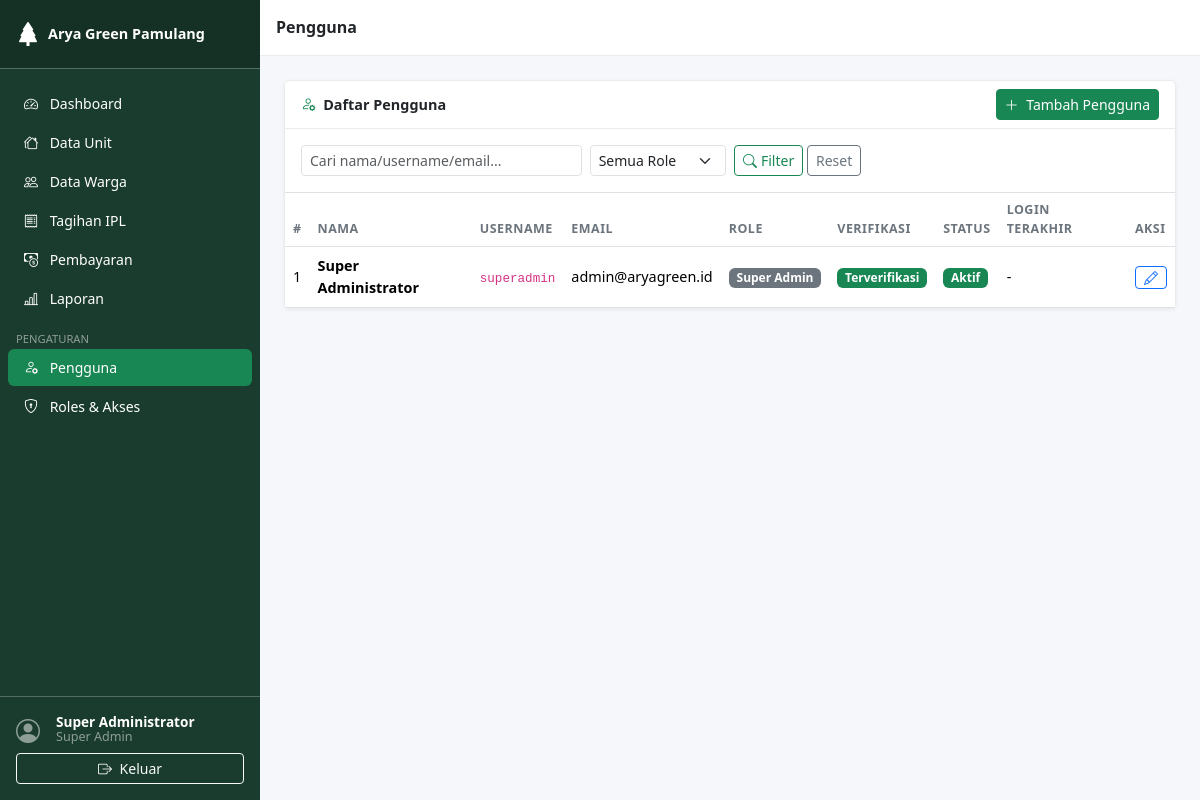
The page /pages/users/index.php (signed in) on the database its author committed.
### tables this page shows
CREATE TABLE `users` (
  `id`                 INT UNSIGNED AUTO_INCREMENT PRIMARY KEY,
  `role_id`            INT UNSIGNED NOT NULL DEFAULT 4,
  `name`               VARCHAR(150) NOT NULL,
  `username`           VARCHAR(80)  NOT NULL UNIQUE,
  `email`              VARCHAR(150) NOT NULL UNIQUE,
  `password`           VARCHAR(255) NOT NULL,
  `email_verified_at`  DATETIME     DEFAULT NULL,
  `verification_token` VARCHAR(100) DEFAULT NULL,
  `reset_token`        VARCHAR(100) DEFAULT NULL,
  `reset_token_expires`DATETIME     DEFAULT NULL,
  `is_active`          TINYINT(1)   NOT NULL DEFAULT 1,
  `last_login`         DATETIME     DEFAULT NULL,
  `created_at`         TIMESTAMP    DEFAULT CURRENT_TIMESTAMP,
  `updated_at`         TIMESTAMP    DEFAULT CURRENT_TIMESTAMP ON UPDATE CURRENT_TIMESTAMP,
  FOREIGN KEY (`role_id`) REFERENCES `roles`(`id`) ON UPDATE CASCADE
);

CREATE TABLE `roles` (
  `id`         INT UNSIGNED AUTO_INCREMENT PRIMARY KEY,
  `name`       VARCHAR(50) NOT NULL UNIQUE,
  `label`      VARCHAR(100) NOT NULL,
  `created_at` TIMESTAMP DEFAULT CURRENT_TIMESTAMP
);

### includes/auth.php (called while the page is built, shortened)
<?php
require_once __DIR__ . '/functions.php';
function auth_user(): array {
    return $_SESSION['auth_user'] ?? [];
}
function can(string $permission): bool {
    return in_array($permission, $_SESSION['permissions'] ?? [], true);
}

### includes/functions.php (called while the page is built, shortened)
<?php
function e(mixed $v): string {
    return htmlspecialchars((string)$v, ENT_QUOTES | ENT_SUBSTITUTE, 'UTF-8');
}
function clean(string $v): string {
    return trim(strip_tags($v));
}
function paginate(int $total, int $per_page, int $current): array {
    $total_pages = (int)ceil($total / $per_page);
    $offset      = ($current - 1) * $per_page;
    return [
        'total'       => $total,
        'per_page'    => $per_page,
        'current'     => $current,
        'total_pages' => $total_pages,
        'offset'      => max(0, $offset),
    ];
}

### pages/users/index.php (the view, shortened to what this page needs)
<?php
require_once __DIR__ . '/../../includes/auth.php';
require_once __DIR__ . '/../../includes/functions.php';
$db = db();
$search = clean($_GET['q'] ?? '');
$page   = max(1,(int)($_GET['page'] ?? 1));
$per    = 15;
$where  = ['1=1'];
$params = [];
$types  = '';
$wsql = implode(' AND ', $where);
$cnt = $db->prepare("SELECT COUNT(*) FROM users u WHERE {$wsql}");
$cnt->execute();
$total = $cnt->get_result()->fetch_row()[0];
$pag   = paginate($total, $per, $page);
$stmt = $db->prepare(
    "SELECT u.*, r.label AS role_label FROM users u
     JOIN roles r ON r.id=u.role_id
     WHERE {$wsql} ORDER BY u.created_at DESC LIMIT ? OFFSET ?"
);
$fp = array_merge($params, [$per, $pag['offset']]);
$stmt->bind_param($types.'ii', ...$fp);
$stmt->execute();
$users = $stmt->get_result()->fetch_all(MYSQLI_ASSOC);
include __DIR__ . '/../../includes/header.php';
include __DIR__ . '/../../includes/sidebar.php';
?>
<div class="content-wrapper">
  <div class="topbar d-flex align-items-center px-3 gap-2">
    <h6 class="mb-0 fw-semibold">Pengguna</h6>
  </div>
  <div class="main-content">
    <div class="card">
      <div class="card-header d-flex flex-wrap gap-2 align-items-center justify-content-between">
        <span><i class="bi bi-person-gear me-1 text-success"></i> Daftar Pengguna</span>
        <?php if (can('users.create')): ?>
          <a href="form.php" class="btn btn-success btn-sm"><i class="bi bi-plus-lg me-1"></i> Tambah Pengguna</a>
        <?php endif; ?>
      </div>
      <div class="card-body border-bottom">
        <form method="GET" class="row g-2">
          <div class="col-md-4">
            <input type="text" name="q" class="form-control form-control-sm"
                   placeholder="Cari nama/username/email..." value="<?= e($search) ?>">
          </div>
          <div class="col-md-2">
            <select name="role_id" class="form-select form-select-sm">
              <option value="">Semua Role</option>
            </select>
          </div>
          <div class="col-auto">
            <button class="btn btn-sm btn-outline-success"><i class="bi bi-search me-1"></i>Filter</button>
            <a href="index.php" class="btn btn-sm btn-outline-secondary">Reset</a>
          </div>
        </form>
      </div>
      <div class="card-body p-0">
        <div class="table-responsive">
          <table class="table table-hover mb-0">
            <thead><tr>
              <th>#</th><th>Nama</th><th>Username</th><th>Email</th>
              <th>Role</th><th>Verifikasi</th><th>Status</th><th>Login Terakhir</th><th>Aksi</th>
            </tr></thead>
            <tbody>
            <?php if (empty($users)): ?>
              <tr><td colspan="9" class="text-center text-muted py-4">Tidak ada pengguna.</td></tr>
            <?php else: foreach ($users as $i => $u): ?>
              <tr>
                <td><?= $pag['offset']+$i+1 ?></td>
                <td><strong><?= e($u['name']) ?></strong></td>
                <td><code><?= e($u['username']) ?></code></td>
                <td><?= e($u['email']) ?></td>
                <td><span class="badge bg-secondary"><?= e($u['role_label']) ?></span></td>
                <td><?= $u['email_verified_at'] ? '<span class="badge bg-success">Terverifikasi</span>' : '<span class="badge bg-warning text-dark">Belum</span>' ?></td>
                <td><?= $u['is_active'] ? '<span class="badge bg-success">Aktif</span>' : '<span class="badge bg-secondary">Nonaktif</span>' ?></td>
                <td><?= $u['last_login'] ? fmt_date($u['last_login'], 'd M Y H:i') : '-' ?></td>
                <td>
                  <?php if (can('users.edit')): ?>
                    <a href="form.php?id=<?= $u['id'] ?>" class="btn btn-sm btn-outline-primary py-0 px-2"><i class="bi bi-pencil"></i></a>
                  <?php endif; ?>
                </td>
              </tr>
            <?php endforeach; endif; ?>
            </tbody>
          </table>
        </div>
      </div>
    </div>
  </div>
<?php include __DIR__ . '/../../includes/footer.php'; ?>

### includes/header.php (shortened to what this page needs)
<?php
$current_user = auth_user();
?>
<!DOCTYPE html>
<html lang="id">
<head>
  <link rel="stylesheet" href="https://cdn.jsdelivr.net/npm/bootstrap@5.3.3/dist/css/bootstrap.min.css">
  <link rel="stylesheet" href="https://cdn.jsdelivr.net/npm/bootstrap-icons@1.11.3/font/bootstrap-icons.min.css">
  <link rel="stylesheet" href="<?= APP_URL ?>/assets/css/style.css">
</head>
<body>
<div class="wrapper d-flex">

### includes/sidebar.php
<?php
$current_uri = $_SERVER['REQUEST_URI'] ?? '';
function nav_active(string $path): string {
    global $current_uri;
    return str_contains($current_uri, $path) ? ' active' : '';
}
?>
<nav id="sidebar" class="sidebar d-flex flex-column flex-shrink-0 p-0">
  <a href="<?= APP_URL ?>/pages/dashboard.php"
     class="d-flex align-items-center p-3 text-white text-decoration-none sidebar-brand">
    <i class="bi bi-tree-fill me-2 fs-4"></i>
    <span class="fw-bold"><?= APP_NAME ?></span>
  </a>
  <hr class="text-white m-0">
  <ul class="nav nav-pills flex-column mb-auto px-2 py-3">
    <?php if (can('dashboard.view')): ?>
    <li class="nav-item">
      <a href="<?= APP_URL ?>/pages/dashboard.php"
         class="nav-link text-white<?= nav_active('/dashboard') ?>">
        <i class="bi bi-speedometer2 me-2"></i> Dashboard
      </a>
    </li>
    <?php endif; ?>
    <?php if (can('units.view')): ?>
    <li class="nav-item">
      <a href="<?= APP_URL ?>/pages/units/index.php"
         class="nav-link text-white<?= nav_active('/units') ?>">
        <i class="bi bi-houses me-2"></i> Data Unit
      </a>
    </li>
    <?php endif; ?>
    <?php if (can('residents.view')): ?>
    <li class="nav-item">
      <a href="<?= APP_URL ?>/pages/residents/index.php"
         class="nav-link text-white<?= nav_active('/residents') ?>">
        <i class="bi bi-people me-2"></i> Data Warga
      </a>
    </li>
    <?php endif; ?>
    <?php if (can('billing.view')): ?>
    <li class="nav-item">
      <a href="<?= APP_URL ?>/pages/billing/index.php"
         class="nav-link text-white<?= nav_active('/billing') ?>">
        <i class="bi bi-receipt me-2"></i> Tagihan IPL
      </a>
    </li>
    <?php endif; ?>
    <?php if (can('payments.view')): ?>
    <li class="nav-item">
      <a href="<?= APP_URL ?>/pages/payments/index.php"
         class="nav-link text-white<?= nav_active('/payments') ?>">
        <i class="bi bi-cash-coin me-2"></i> Pembayaran
      </a>
    </li>
    <?php endif; ?>
    <?php if (can('reports.view')): ?>
    <li class="nav-item">
      <a href="<?= APP_URL ?>/pages/reports/index.php"
         class="nav-link text-white<?= nav_active('/reports') ?>">
        <i class="bi bi-bar-chart-line me-2"></i> Laporan
      </a>
    </li>
    <?php endif; ?>
    <?php if (can('users.view')): ?>
    <li class="nav-item mt-2">
      <small class="text-white-50 px-2 text-uppercase" style="font-size:.7rem">Pengaturan</small>
    </li>
    <li class="nav-item">
      <a href="<?= APP_URL ?>/pages/users/index.php"
         class="nav-link text-white<?= nav_active('/users') ?>">
        <i class="bi bi-person-gear me-2"></i> Pengguna
      </a>
    </li>
    <?php endif; ?>
    <?php if (can('roles.manage')): ?>
    <li class="nav-item">
      <a href="<?= APP_URL ?>/pages/roles/index.php"
         class="nav-link text-white<?= nav_active('/roles') ?>">
        <i class="bi bi-shield-lock me-2"></i> Roles & Akses
      </a>
    </li>
    <?php endif; ?>
  </ul>
  <hr class="text-white m-0">
  <div class="p-3">
    <div class="d-flex align-items-center mb-2">
      <div class="avatar-sm me-2">
        <i class="bi bi-person-circle fs-4 text-white-50"></i>
      </div>
      <div class="text-white lh-1">
        <div class="fw-semibold" style="font-size:.85rem"><?= e($current_user['name'] ?? '') ?></div>
        <small class="text-white-50"><?= e(ucwords(str_replace('_',' ', $current_user['role'] ?? ''))) ?></small>
      </div>
    </div>
    <a href="<?= APP_URL ?>/auth/logout.php"
       class="btn btn-sm btn-outline-light w-100"
       onclick="return confirm('Yakin ingin keluar?')">
      <i class="bi bi-box-arrow-right me-1"></i> Keluar
    </a>
  </div>
</nav>

### includes/footer.php (shortened to what this page needs)
  </div>
</div>
</body>
</html>

### assets/css/style.css (style rules this page uses)
:root { --sidebar-width: 260px; --sidebar-bg: #1a3c2e; --sidebar-hover: #2d6a4f; --topbar-height: 56px; }
body { background: #f5f7fa; font-size: .9rem; }
.wrapper { min-height: 100vh; }
.sidebar { width: var(--sidebar-width); min-height: 100vh; background: var(--sidebar-bg); position: fixed; top: 0; left: 0; z-index: 1040; transition: transform .25s ease; overflow-y: auto; }
.sidebar-brand { background: rgba(0,0,0,.2); }
.sidebar .nav-link { border-radius: 6px; margin-bottom: 2px; font-size: .875rem; }
.sidebar .nav-link.active { background: #198754; }
.content-wrapper { margin-left: var(--sidebar-width); width: calc(100% - var(--sidebar-width)); min-height: 100vh; display: flex; flex-direction: column; }
.topbar { height: var(--topbar-height); background: #fff; border-bottom: 1px solid #e9ecef; position: sticky; top: 0; z-index: 1030; }
.main-content { flex: 1; padding: 1.5rem; }
.card { border: 1px solid #e9ecef; box-shadow: 0 1px 4px rgba(0,0,0,.06); }
.card-header { background: #fff; border-bottom: 1px solid #e9ecef; font-weight: 600; }
.table th { font-size: .78rem; text-transform: uppercase; letter-spacing: .04em; color: #6c757d; font-weight: 600; }
.table td { vertical-align: middle; }
.badge { font-size: .75rem; padding: .35em .65em; }
.avatar-sm { width: 32px; height: 32px; }

### rows shown on the page
users: name "Super Administrator", offset "1", username "superadmin", email "admin@aryagreen.id", role.label "Super Admin", shows "Terverifikasi", is_active "Aktif"

### other values the page prints
APP_NAME "Arya Green Pamulang"
str_replace('_',' ', $current_user['role'] ?? '') "Super Admin"
